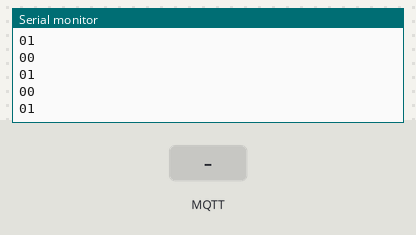
Simulated run of this sketch. Board: ESP8266 (NodeMCU). Shown: the last lines printed to the serial monitor. Inputs (shaded band) come from the test bench. WiFi joins after 1.5 s; servers stay silent unless stated; no MQTT or app messages arrive unless stated.

Above: at 2.7 s.
2.8 s: MQTT message "on" arrives on the first subscribed topic
At 5.7 s:
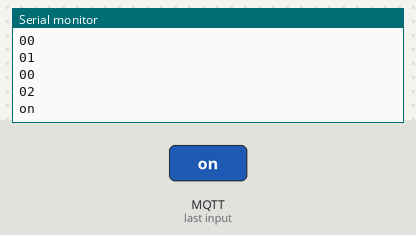
6.0 s: MQTT message "off" arrives on the first subscribed topic
At 6.5 s:
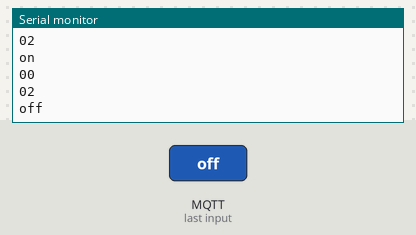
Timing chart, 0 to 9.0 s (numbered marks = the images above; inputs shaded):
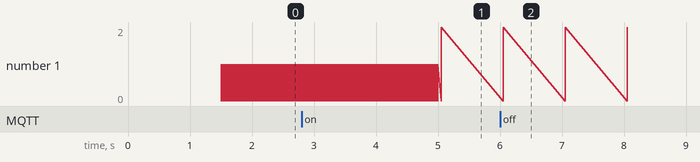

Measured:
- after the input at 2.8 s, the serial monitor: prints a new line after 2.3 s (image 1)
- after the input at 6.0 s, the serial monitor: prints a new line after 0.05 s (image 2)

The sketch:

pubnub_try11.ino
```cpp
// PubNub MQTT example using ESP8266.
#include <ESP8266WiFi.h>
#include <PubSubClient.h>
// Connection info.
const char* ssid = "Tenda_435C38";
const char* password =  "visdnick";
const char* mqttServer = "mqtt.pndsn.com";
const int mqttPort = 1883;
const char* clientID =  "pub-c-150da624-63d5-4b29-812c-dde769508367";
const char* channelName = "hello_world";
WiFiClient MQTTclient;
PubSubClient client(MQTTclient);
void callback(char* topic, byte* payload, unsigned int length) {
  String payload_buff;
  for (int i=0;i<length;i++) {
    payload_buff = payload_buff+String((char)payload[i]);
  }
  Serial.println(payload_buff); // Print out messages.
}
long lastReconnectAttempt = 0;
boolean reconnect() {
  if (client.connect(clientID)) {
    client.subscribe(channelName); // Subscribe.
  }
  return client.connected();
}
void setup() {
  Serial.begin(9600);
  Serial.println("Attempting to connect...");
  WiFi.begin(ssid, password); // Connect to WiFi.
  if(WiFi.waitForConnectResult() != WL_CONNECTED) {
      Serial.println("Couldn't connect to WiFi.");
      while(1) delay(100);
  }
  client.setServer(mqttServer, mqttPort); // Connect to PubNub.
  client.setCallback(callback);
  lastReconnectAttempt = 0;
}
void loop() {
  Serial.println("00");
  if (!client.connected()) {
    Serial.println("01");
    long now = millis();
    if (now - lastReconnectAttempt > 5000) { // Try to reconnect.
      lastReconnectAttempt = now;
      if (reconnect()) { // Attempt to reconnect.
        lastReconnectAttempt = 0;
      }
    }
  } else { // Connected.
    Serial.println("02");
    client.loop();
    client.publish(channelName,"Hello world!"); // Publish message.
    delay(1000);
  }
}
```
